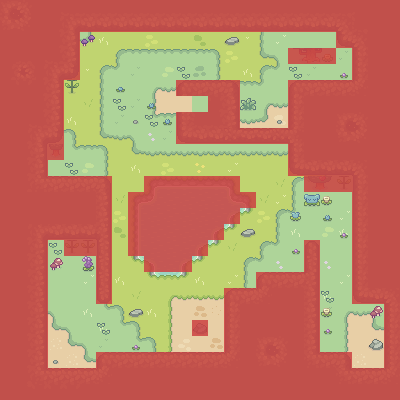

This is a level from a 2D game, rendered from its Tiled map with the project's own tilesets. A one-line summary and the map file follow, with tile-layer data summarised:
An orthogonal 25x25 tile map with 16x16 px tiles, 5 tile layers (Floor, Grass Outline, Bushes, Flowers, ...), 1 hidden layer not drawn, 19 tilesets and 7 objects.

<map version="1.10" tiledversion="1.10.1" orientation="orthogonal" renderorder="right-down" width="25" height="25" tilewidth="16" tileheight="16" infinite="0" nextlayerid="11" nextobjectid="5015">
 <editorsettings>
  <export target="MainMap.json" format="json1" />
 </editorsettings>
 <tileset firstgid="1" name="BlueBushs" tilewidth="16" tileheight="16" tilecount="132" columns="11">
  <image source="../Assets/BlueBushs.png" width="176" height="192" />
 </tileset>
 <tileset firstgid="133" name="DarkGrass" tilewidth="16" tileheight="16" tilecount="77" columns="11">
  <image source="../Assets/DarkGrass.png" width="176" height="112" />
 </tileset>
 <tileset firstgid="210" name="DarkGrassHill" tilewidth="16" tileheight="16" tilecount="48" columns="6">
  <image source="../Assets/DarkGrassHill.png" width="96" height="128" />
 </tileset>
 <tileset firstgid="258" name="DarkGrassWater" tilewidth="16" tileheight="16" tilecount="72" columns="9">
  <image source="../Assets/DarkGrassWater.png" width="144" height="128" />
 </tileset>
 <tileset firstgid="330" name="DarkGreenBushs" tilewidth="16" tileheight="16" tilecount="132" columns="11">
  <image source="../Assets/DarkGreenBushs.png" width="176" height="192" />
 </tileset>
 <tileset firstgid="462" name="Grass" tilewidth="16" tileheight="16" tilecount="77" columns="11">
  <image source="../Assets/Grass.png" width="176" height="112" />
 </tileset>
 <tileset firstgid="539" name="GrassHIlls" tilewidth="16" tileheight="16" tilecount="77" columns="11">
  <image source="../Assets/GrassHIlls.png" width="176" height="112" />
 </tileset>
 <tileset firstgid="616" name="MushroomsFlowersStones" tilewidth="16" tileheight="16" tilecount="60" columns="12">
  <image source="../Assets/MushroomsFlowersStones.png" width="192" height="80" />
 </tileset>
 <tileset firstgid="676" name="Soil" tilewidth="16" tileheight="16" tilecount="77" columns="11">
  <image source="../Assets/Soil.png" width="176" height="112" />
 </tileset>
 <tileset firstgid="753" name="TreesBushes" tilewidth="16" tileheight="16" tilecount="84" columns="12">
  <image source="../Assets/TreesBushes.png" width="192" height="112" />
 </tileset>
 <tileset firstgid="837" name="Water" tilewidth="16" tileheight="16" tilecount="5" columns="5">
  <image source="../Assets/Water.png" width="80" height="16" />
 </tileset>
 <tileset firstgid="842" name="WaterObjects" tilewidth="16" tileheight="16" tilecount="24" columns="12">
  <image source="../Assets/WaterObjects.png" width="192" height="32" />
 </tileset>
 <tileset firstgid="866" name="Baby Brown Cow" tilewidth="32" tileheight="32" tilecount="72" columns="8">
  <image source="../Assets/Baby Brown Cow.png" width="256" height="288" />
 </tileset>
 <tileset firstgid="938" name="Brown Cow" tilewidth="32" tileheight="32" tilecount="64" columns="8">
  <image source="../Assets/Brown Cow.png" width="256" height="256" />
 </tileset>
 <tileset firstgid="1002" name="GrassWater" tilewidth="16" tileheight="16" tilecount="72" columns="9">
  <image source="../Assets/GrassWater.png" width="144" height="128" />
 </tileset>
 <tileset firstgid="1074" name="Character" tilewidth="48" tileheight="48" tilecount="192" columns="8">
  <image source="../Assets/Character.png" width="384" height="1152" />
 </tileset>
 <tileset firstgid="1266" name="Walkable" tilewidth="16" tileheight="16" tilecount="2" columns="2">
  <image source="../Assets/Walkable.png" width="32" height="16" />
 </tileset>
 <tileset firstgid="1268" name="Goblin" tilewidth="96" tileheight="64" tilecount="20" columns="10">
  <image source="../Assets/Goblin.png" width="960" height="128" />
 </tileset>
 <tileset firstgid="1288" name="Chicken" tilewidth="16" tileheight="16" tilecount="216" columns="8">
  <image source="../Assets/chicken.png" width="128" height="432" />
 </tileset>
 <layer id="1" name="Floor" width="25" height="25" locked="1">
  <data>[625 cells, 625 non-empty, 22 distinct tile ids]</data>
 </layer>
 <layer id="6" name="Grass Outline" width="25" height="25" locked="1">
  <data>[625 cells, 158 non-empty, 26 distinct tile ids]</data>
 </layer>
 <layer id="2" name="Bushes" width="25" height="25" locked="1">
  <data>[625 cells, 342 non-empty, 42 distinct tile ids]</data>
 </layer>
 <layer id="8" name="Flowers" width="25" height="25" locked="1">
  <data>[625 cells, 39 non-empty, 16 distinct tile ids]</data>
 </layer>
 <layer id="10" name="Walkable" width="25" height="25" locked="1">
  <data>[625 cells, 381 non-empty, 1 distinct tile ids]</data>
 </layer>
 <objectgroup id="9" name="Sprites">
  <object id="5007" gid="866" x="120.212" y="115.148" width="32" height="32">
   <properties>
    <property name="type" value="babyCow" />
   </properties>
  </object>
  <object id="5008" gid="938" x="240" y="192" width="32" height="32">
   <properties>
    <property name="type" value="cow" />
   </properties>
  </object>
  <object id="5009" gid="938" x="252.718" y="124.414" width="32" height="32">
   <properties>
    <property name="type" value="cow" />
   </properties>
  </object>
  <object id="5010" gid="938" x="47.9362" y="355.14" width="32" height="32">
   <properties>
    <property name="type" value="cow" />
   </properties>
  </object>
  <object id="5011" gid="1074" x="87.4838" y="86.2572" width="48" height="48">
   <properties>
    <property name="type" value="character" />
   </properties>
  </object>
  <object id="5012" gid="1267" x="191.917" y="111.809" width="16" height="16">
   <properties>
    <property name="destination" value="FlowerMap.json" />
    <property name="isUserInteractionDisabled" value="true" />
    <property name="isWalkable" value="true" />
    <property name="type" value="portal" />
   </properties>
  </object>
  <object id="5014" gid="1291" x="160.919" y="94.4865" width="16" height="16">
   <properties>
    <property name="type" value="chicken" />
   </properties>
  </object>
 </objectgroup>
 <layer id="5" name="Canopy" width="25" height="25" visible="0" locked="1">
  <data>[625 cells, 17 non-empty, 14 distinct tile ids]</data>
 </layer>
</map>
